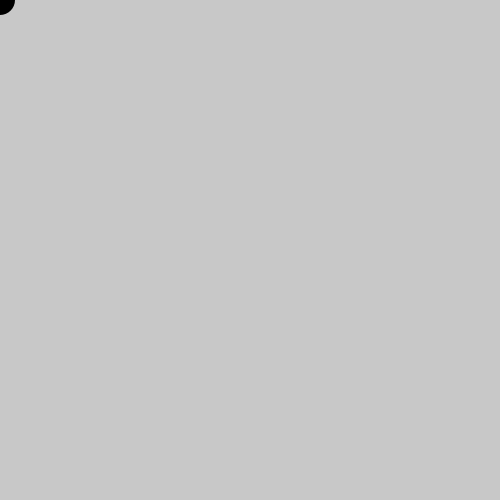
Frame 1 (no input)
Frame 60 (the mouse pressed at the canvas centre just before this capture): identical to frame 1, image omitted
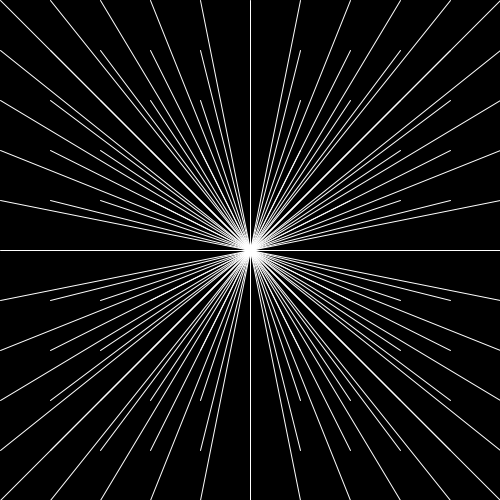
Frame 120 (the mouse held since frame 60 and released just before this capture)

The Processing sketch that drew these frames (run headless with seeded random() and noise(); from frame 60 on, the mouse is pressed at the canvas centre):

// Processing sketch: processing_43713
// ── processing_43713.pde

void setup(){
  size(500,500);
  smooth();
  noStroke();}
  
  void draw(){
//ellipse follow the mouse 
background(200,70);
fill(0);
ellipse(mouseX,mouseY,30,30);

//if mouse pressed create a new composition    
if(mousePressed){
  background(0,70);
  stroke(255);
//create line distant 50px each other  
  for(int i = 0; i <= 500; i = i+50){
    for(int j=0;j <= height;j=j+50){
  line(i,j,mouseX,mouseY);}}  }
  }
